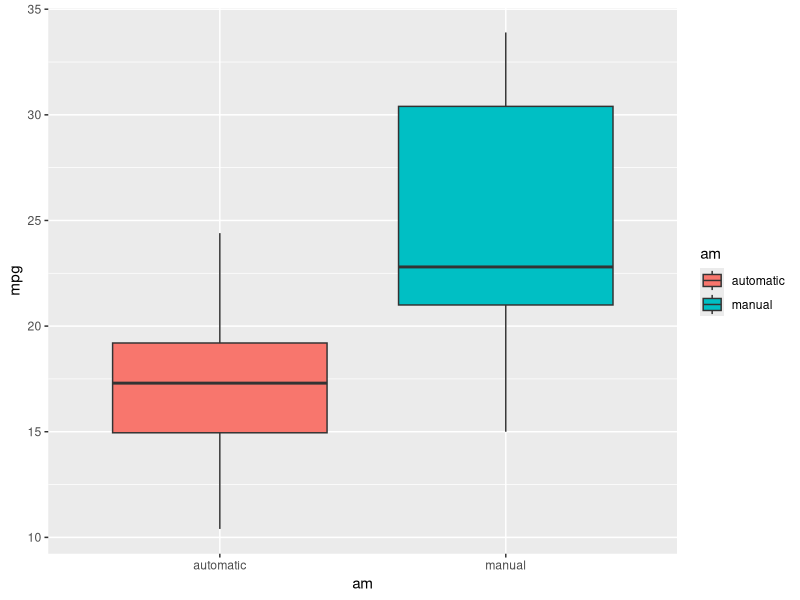

The R source for this figure:
# motor_trends.R
# 2015-06-21

# Libraries and options

library(knitr)
library(dplyr)
library(ggplot2)
library(GGally)

# Load and transform data
mt <- tbl_df(mtcars)

# Exploratory analysis

## Take a looka at the variables
str(mt)

## Change some variables to factor for easier plotting
mt <- mt %>%
    mutate(cyl = as.factor(mt$cyl),
           vs = as.factor(mt$vs),
           gear = as.factor(mt$gear),
           carb = as.factor(mt$carb)
          )

# Change the am column (transmission type) to textual form
mt <- mutate(mt, am = ifelse(mt$am == 0, 'automatic', mt$am))
mt <- mutate(mt, am = ifelse(mt$am == 1, 'manual', mt$am))
mt <- mutate(mt, am = as.factor(mt$am))

# Pairs plots to see correllations between all the variables
plot1 <- ggpairs(data = mt,
        colour = "am")

# Boxplot of transmission type versus mpg
plot2 <- ggplot(data = mt, aes(x = am, y = mpg, fill = am )) +
    geom_boxplot()
    scale_fill_manual(name = 'Transmission',
                      values = c('pink', 'green'),
                      breaks = c(0,1),
                      labels = c('Automatic','Manual'))

mtSummary <- mt %>%
            group_by(am)%>%
            summarise(count = n(),
                      meanMpg = mean(mpg),
                      medianMpg = median(mpg),
                      sdMpg = sd(mpg)
                      )

